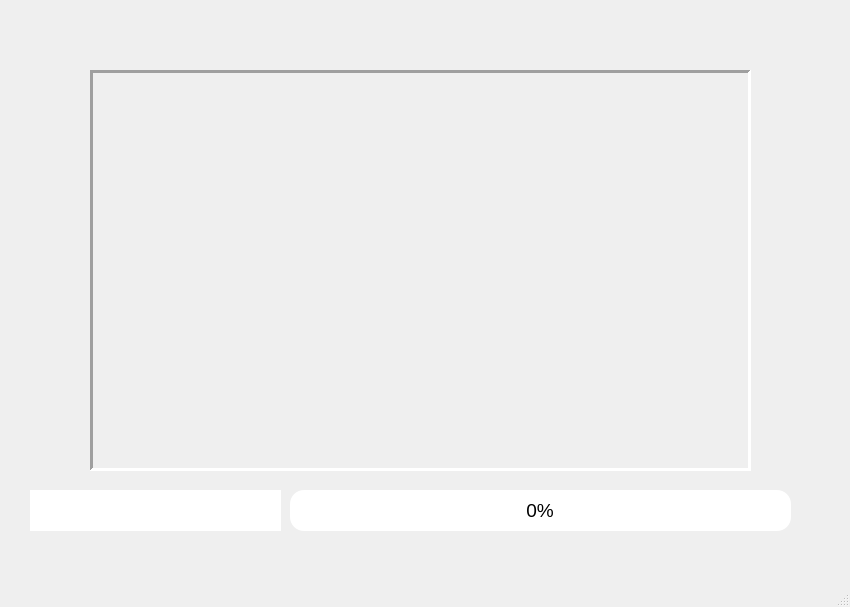
<?xml version="1.0" encoding="UTF-8"?>
<ui version="4.0">
 <class>MainWindow</class>
 <widget class="QMainWindow" name="MainWindow">
  <property name="geometry">
   <rect>
    <x>0</x>
    <y>0</y>
    <width>850</width>
    <height>607</height>
   </rect>
  </property>
  <property name="windowTitle">
   <string>MainWindow</string>
  </property>
  <widget class="QWidget" name="stackedWidget">
   <widget class="QStackedWidget" name="pictureStack">
    <property name="geometry">
     <rect>
      <x>90</x>
      <y>70</y>
      <width>661</width>
      <height>401</height>
     </rect>
    </property>
    <property name="frameShape">
     <enum>QFrame::Panel</enum>
    </property>
    <property name="frameShadow">
     <enum>QFrame::Sunken</enum>
    </property>
    <property name="lineWidth">
     <number>3</number>
    </property>
    <property name="currentIndex">
     <number>0</number>
    </property>
    <widget class="QWidget" name="page_1">
     <widget class="QLabel" name="pic1">
      <property name="geometry">
       <rect>
        <x>0</x>
        <y>0</y>
        <width>651</width>
        <height>391</height>
       </rect>
      </property>
      <property name="text">
       <string/>
      </property>
      <property name="pixmap">
       <pixmap>../../../../Downloads/0113d97ad75932c7fbd49bf9fea3d79c.jpg</pixmap>
      </property>
      <property name="scaledContents">
       <bool>true</bool>
      </property>
     </widget>
    </widget>
   </widget>
   <widget class="QProgressBar" name="progressBar">
    <property name="geometry">
     <rect>
      <x>290</x>
      <y>490</y>
      <width>501</width>
      <height>41</height>
     </rect>
    </property>
    <property name="font">
     <font>
      <pointsize>14</pointsize>
     </font>
    </property>
    <property name="styleSheet">
     <string notr="true">QProgressBar{
border-radius:14px;
}

QProgressBar::chunk{
	background-color: rgb(85, 255, 127);
border-radius:14px;
}</string>
    </property>
    <property name="value">
     <number>0</number>
    </property>
    <property name="alignment">
     <set>Qt::AlignCenter</set>
    </property>
   </widget>
   <widget class="QLineEdit" name="fileName2">
    <property name="geometry">
     <rect>
      <x>30</x>
      <y>490</y>
      <width>251</width>
      <height>41</height>
     </rect>
    </property>
    <property name="font">
     <font>
      <pointsize>14</pointsize>
     </font>
    </property>
    <property name="autoFillBackground">
     <bool>false</bool>
    </property>
    <property name="maxLength">
     <number>32765</number>
    </property>
    <property name="frame">
     <bool>false</bool>
    </property>
    <property name="readOnly">
     <bool>true</bool>
    </property>
   </widget>
   <widget class="QLabel" name="label">
    <property name="geometry">
     <rect>
      <x>-10</x>
      <y>-15</y>
      <width>961</width>
      <height>711</height>
     </rect>
    </property>
    <property name="text">
     <string/>
    </property>
    <property name="pixmap">
     <pixmap>../../../../Downloads/3a012cb3442a1e9e35cc2939b6171ac9.jpg</pixmap>
    </property>
    <property name="scaledContents">
     <bool>true</bool>
    </property>
   </widget>
   <widget class="QLabel" name="work">
    <property name="geometry">
     <rect>
      <x>30</x>
      <y>10</y>
      <width>181</width>
      <height>41</height>
     </rect>
    </property>
    <property name="font">
     <font>
      <pointsize>16</pointsize>
     </font>
    </property>
    <property name="text">
     <string/>
    </property>
   </widget>
   <zorder>label</zorder>
   <zorder>pictureStack</zorder>
   <zorder>progressBar</zorder>
   <zorder>fileName2</zorder>
   <zorder>work</zorder>
  </widget>
  <widget class="QMenuBar" name="menubar">
   <property name="geometry">
    <rect>
     <x>0</x>
     <y>0</y>
     <width>850</width>
     <height>26</height>
    </rect>
   </property>
  </widget>
  <widget class="QStatusBar" name="statusbar"/>
 </widget>
 <resources/>
 <connections/>
</ui>
